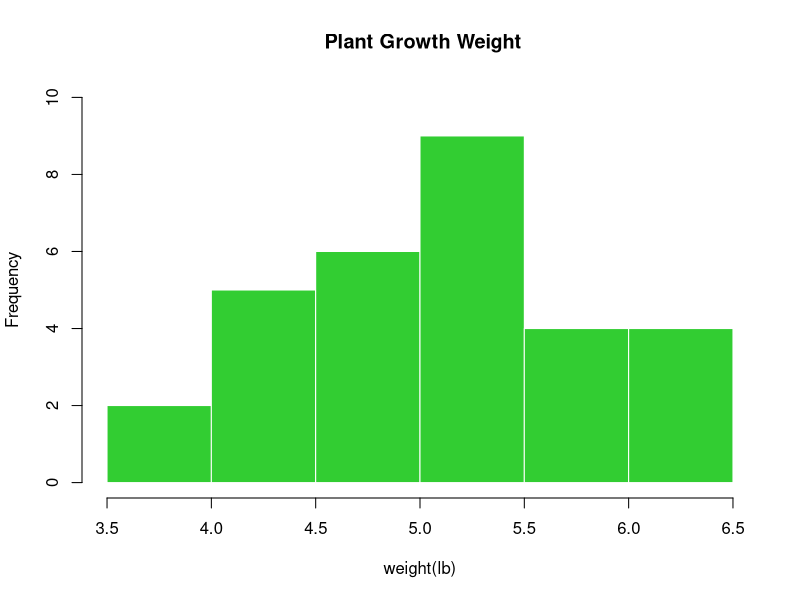
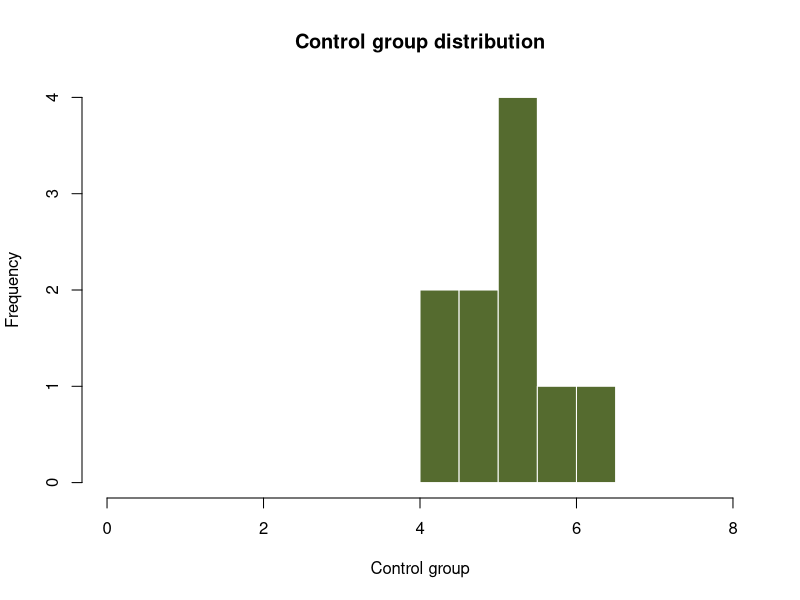
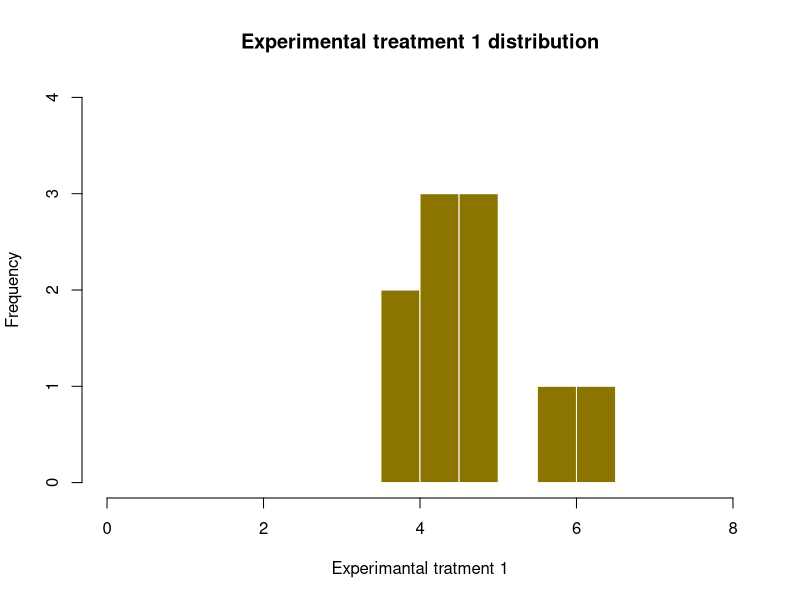
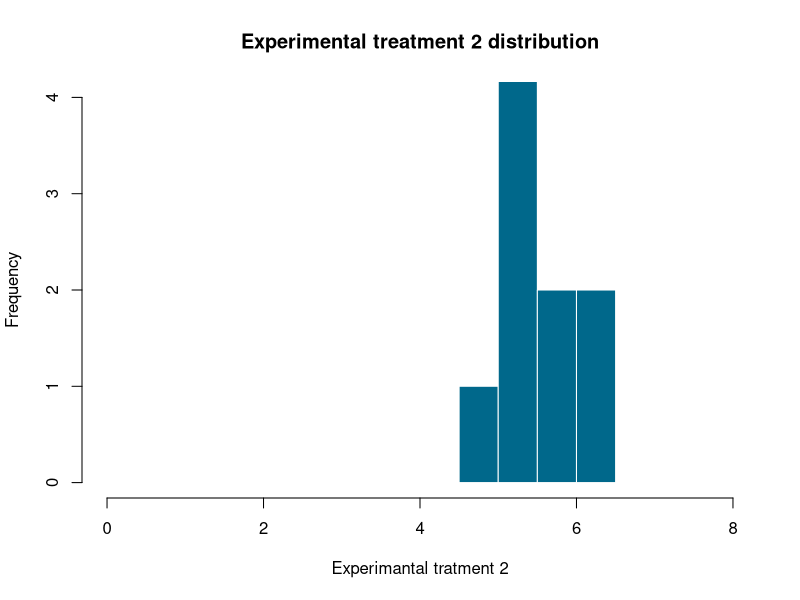
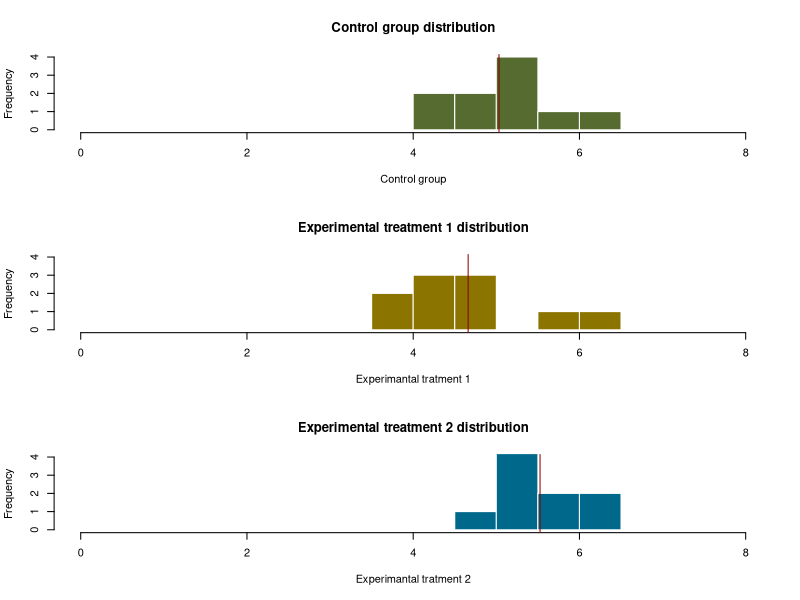
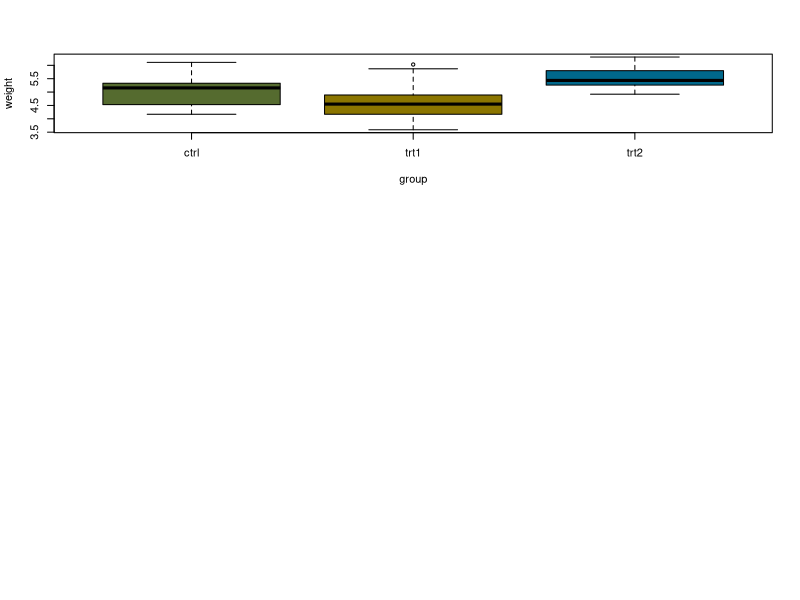
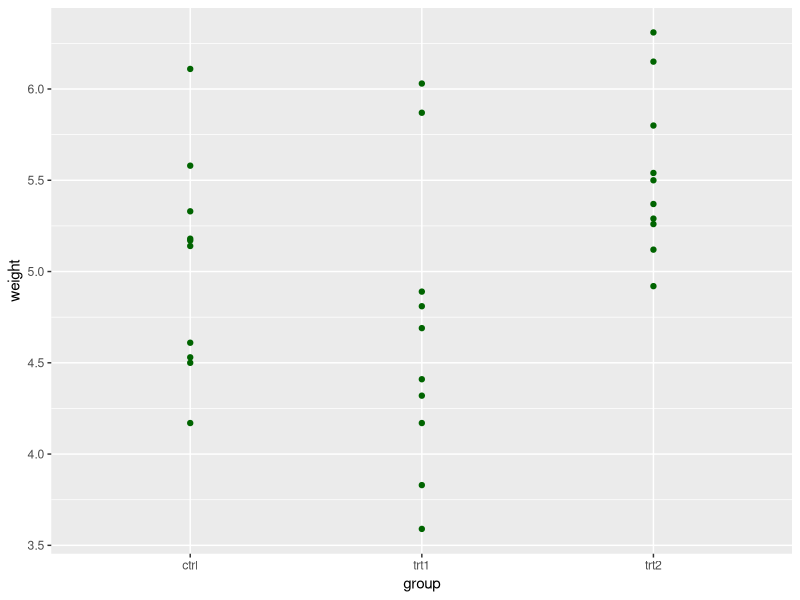

Write R code to recreate these figures, in order.
## ---- chunk 1
knitr::opts_chunk$set(echo = TRUE, message = FALSE, warning = FALSE, cache = FALSE)
## ---- chunk 2
## Run these functions to get a clean test of homework code
## dev.off() # Clear the graph window
cat('\014')  # Clear the console
rm(list=ls()) # Clear user objects from the environment
## ---- chunk 3
## Activate the data set 
data("PlantGrowth")

dim(PlantGrowth) # A data frame of 30 cases on 2 variables
head(PlantGrowth, n=3)
summary(PlantGrowth)
## ---- chunk 4
hist(PlantGrowth$weight
     
     , ylim = c(0,10)
     #, xlim = c(0,10)
     , xlab = "weight(lb)"
     , main = " Plant Growth Weight"
     , border = "white"
     , col = "limegreen"
     )
## ---- chunk 5
## Find unique values of the group variable
unique(PlantGrowth$group)


## Subseting only the "ctrl"
c_gr <-PlantGrowth$weight[PlantGrowth$group=="ctrl"]

summary(c_gr) # very small range 
hist(c_gr
     , main = "Control group distribution"
     , xlab = "Control group"
     , xlim = c(0,8)
     , col = "darkolivegreen"
     , border = "white"
     )
## ---- chunk 6
## Subseting only the "trt1"
tr1_gr <-PlantGrowth$weight[PlantGrowth$group=="trt1"]
summary(tr1_gr) # wider range than ctrl
hist(tr1_gr
     , main = "Experimental treatment 1 distribution"
     , xlab = "Experimantal tratment 1"
     , xlim = c(0,8)
     , ylim = c(0,4)
     , col = "gold4"
     , border = "white"
     )
## ---- chunk 7
## Subseting only the "trt2"
tr2_gr <-PlantGrowth$weight[PlantGrowth$group=="trt2"]
summary(tr2_gr) # wider range than ctrl
hist(tr2_gr
     , main = "Experimental treatment 2 distribution"
     , xlab = "Experimantal tratment 2"
     , xlim = c(0,8)
     , ylim = c(0,4)
     , col = "deepskyblue4"
     , border = "white"
     , breaks=3
     )
## ---- chunk 8
par(mfrow = c(3,1))
hist(c_gr
     , main = "Control group distribution"
     , xlab = "Control group"
     , xlim = c(0,8)
     , col = "darkolivegreen"
     , border = "white"
     )
m1 <- mean(c_gr)
abline(v = m1, col = 'darkred')

hist(tr1_gr
     , main = "Experimental treatment 1 distribution"
     , xlab = "Experimantal tratment 1"
     , xlim = c(0,8)
     , ylim = c(0,4)
     , col = "gold4"
     , border = "white"
     )
m2 <- mean(tr1_gr)
abline(v = m2, col = 'darkred')

hist(tr2_gr
     , main = "Experimental treatment 2 distribution"
     , xlab = "Experimantal tratment 2"
     , xlim = c(0,8)
     , ylim = c(0,4)
     , col = "deepskyblue4"
     , border = "white"
     , breaks=3
     )
m3 <- mean(tr2_gr)
abline(v = m3, col = 'darkred')
## ---- chunk 9
## Creating boxplot wiight grouped by group
boxplot(weight~group, data = PlantGrowth
        , col = c("darkolivegreen", "gold4", "deepskyblue4")
        
)
## ---- chunk 10
library(ggplot2)
best <- ggplot(PlantGrowth, aes(x=group, y=weight))+geom_point(color="darkgreen")
best

## ---- chunk 11
## Inferential test
t.test(PlantGrowth$weight[PlantGrowth$group=="ctrl"],
       PlantGrowth$weight[PlantGrowth$group=="trt1"])
## ---- chunk 12
## Inferential test
t.test(PlantGrowth$weight[PlantGrowth$group=="trt1"],
       PlantGrowth$weight[PlantGrowth$group=="trt2"])
